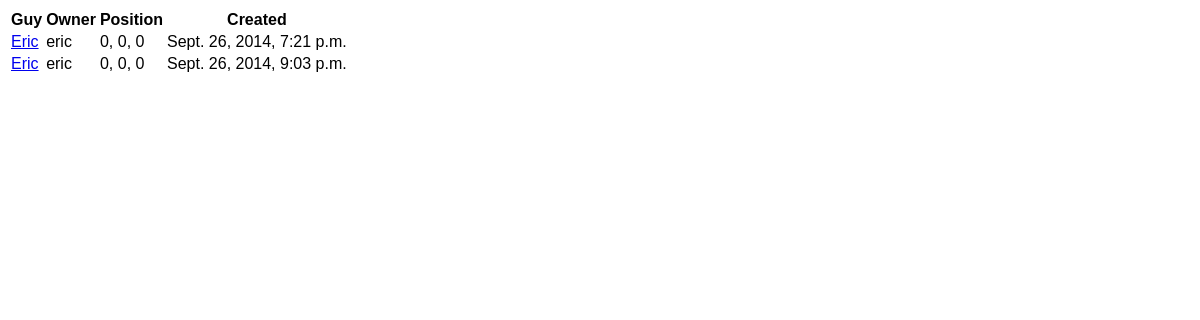
Before: /guy/ (signed in) with the older database file.
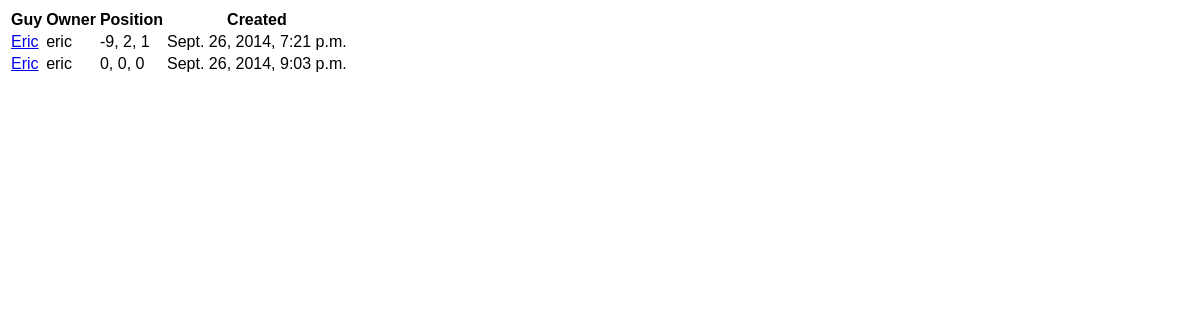
After: the same page with the newer database file.
### guy/models.py (models this page shows, shortened)
class Guy(models.Model):
    name = models.CharField(blank=False,
                            null=False,
                            max_length=20)
    owner = models.ForeignKey(User,
                              blank=True,
                              null=True)
    position = models.OneToOneField(Position,
                                    blank=True,
                                    null=True)
    created = models.DateTimeField(auto_now_add=True)

### position/models.py (models this page shows, shortened)
class Position(models.Model):
    NORTH = 0
    EAST = 1
    SOUTH = 2
    WEST = 3
    ORIENTATIONS = (
        (NORTH, 'North'),
        (EAST, 'East'),
        (SOUTH, 'South'),
        (WEST, 'West'),
        )
    x = models.IntegerField(blank=False,
                            null=False,
                            default=0)
    y = models.IntegerField(blank=False,
                            null=False,
                            default=0)
    dir = models.PositiveIntegerField(blank=False,
                                      choices=ORIENTATIONS,
                                      default=NORTH)

### guy/views.py (the view)
def index(request):
    guys = Guy.objects.filter(owner=request.user.id)
    lu = {'guys': guys}
    return render(request, 'guy/index.html', lu)

### guy/templates/guy/index.html (shortened to what this page needs)
{% extends "base.html" %}
{% block content %}
<table>
  <tr>
    <th>Guy</th>
    <th>Owner</th>
    <th>Position</th>
    <th>Created</th>
  </tr>
  {% if guys %}
  {% for guy in guys %}
  <tr>
    <td><a href="{% url 'guy:display' guy_id=guy.id %}">{{ guy.name }}</a></td>
    <td>{{ guy.owner.username }}</td>
    <td>{{ guy.position.x }}, {{ guy.position.y }}, {{ guy.position.dir }}</td>
    <td>{{ guy.created }}</td>
  </tr>
  {% endfor %}
  {% else %}
  <tr>
    <td colspan="4" style="text-align: center;">No Guys</td>
  </tr>
  {% endif %}
</table>
{% endblock %}

### templates/base.html (shortened to what this page needs)
<!DOCTYPE html>
<html>
<head>
{% load staticfiles %}
<link type="text/css" href="{% static 'style.css' %}" rel="stylesheet" />
<link rel="stylesheet" href="//ajax.googleapis.com/ajax/libs/jqueryui/1.11.1/themes/smoothness/jquery-ui.css" />
</head>
<body>
<div id="content">
{% block content %}{% endblock %}
</div>
</body>
</html>

### static/style.css (style rules this page uses)
body { font-family: Helvetica, sans-serif; }

Changed rows visible on the page:
changed Guy "Sept. 26, 2014, 7:21 p.m.": position.x "0" → "-9"; position.y "0" → "2"; position.dir "0" → "1"
